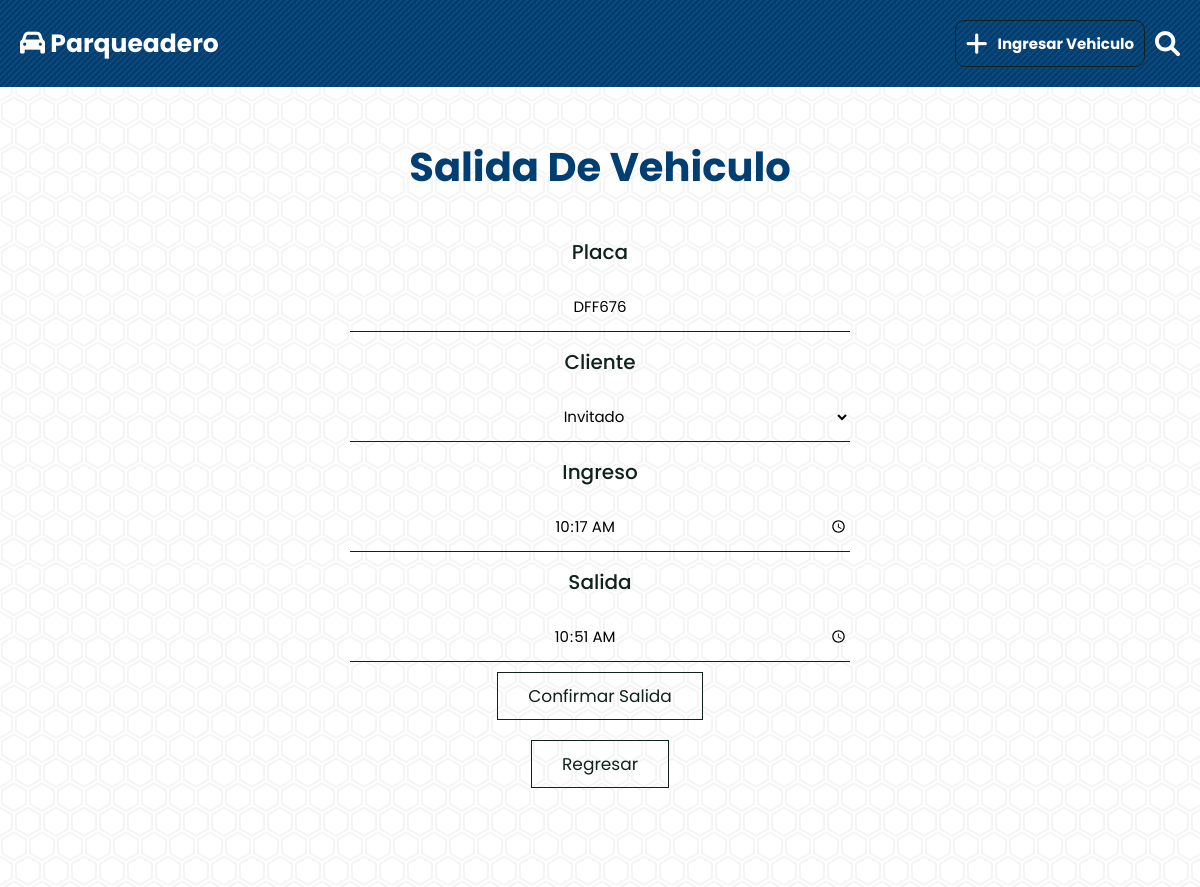
Screenshot of /salida?placa=DFF676 with the database file from the repository.
### tables this page shows
CREATE TABLE `registro` (
  `placa` varchar(20) NOT NULL,
  `tipoCliente` varchar(45) DEFAULT NULL,
  `tiempoAcumulado` int(10) DEFAULT NULL,
  `ingreso` varchar(20) DEFAULT NULL,
  `salida` varchar(20) DEFAULT NULL
);

### controllers/VehiculosController.php (called while the page is built, shortened)
<?php
class VehiculosController
{
    public static function salida(Router $router)
    {
        $placa = validarORedireccionar('/');
        $errores = Vehiculo::getErrores();
        $vehiculo = Vehiculo::find($placa);
        $router->render('vehiculos/salida', [
            'vehiculo' => $vehiculo,
            'errores' => $errores,
        ]);
    }
}

### public/index.php (called while the page is built, shortened)
<?php
$router = new Router();
$router->get('/', [PaginasController::class, 'index']);
$router->get('/ingresar', [VehiculosController::class, 'ingresar']);
$router->post('/ingresar', [VehiculosController::class, 'ingresar']);
$router->get('/editar', [VehiculosController::class, 'editar']);
$router->post('/editar', [VehiculosController::class, 'editar']);
$router->get('/salida', [VehiculosController::class, 'salida']);
$router->post('/salida', [VehiculosController::class, 'salida']);
$router->comprobarRutas();

### includes/funciones.php (called while the page is built, shortened)
<?php
function s($html): string
{
    $s = htmlspecialchars($html);
    return $s;
}
function validarORedireccionar(string $url)
{
    $placa = $_GET['placa'];
    return $placa;
}

### models/ActiveRecord.php (called while the page is built, shortened)
<?php
class ActiveRecord
{
    protected static $db;
    protected static $tabla = '';
    public static function setDB($database)
    {
        self::$db = $database;
    }
    public static function find($placa)
    {
        $query = "SELECT * FROM " . static::$tabla . " WHERE placa = '${placa}'";
        $resultado = self::consultarSQL($query);
        return array_shift($resultado);
    }
    public static function consultarSQL($query)
    {
        $resultado = self::$db->query($query);
        $array = [];
        while ($registro = $resultado->fetch_assoc()) {
            $array[] = static::crearObjeto($registro);
        }
        return $array;
    }
    protected static function crearObjeto($registro)
    {
        $objeto = new static;
        foreach ($registro as $key => $value) {
            if (property_exists($objeto, $key)) {
                $objeto->$key = $value;
            }
        }
        return $objeto;
    }
}

### views/vehiculos/salida.php (the view, shortened to what this page needs)
<main class="contenedor">
    <section class="fondo">
        <h2 class="encabezadoCRUD">Salida de Vehiculo</h2>
        <form class="formulario" method="POST">
            <fieldset>
                <div class="caja">
                    <label for="placa">placa</label>
                    <input type="text" name="placa" id="placa" placeholder="Placa" value="<?php echo s($vehiculo->placa); ?>">
                </div>
                <div class="caja">
                    <label for="tipoCliente">Cliente</label>
                    <select name="tipoCliente" id="tipoCliente">
                        <option value="<?php echo $vehiculo->tipoCliente ?>" selected><?php echo $vehiculo->tipoCliente ?></option>
                    </select>
                </div>
                <div class="caja">
                    <label for="ingreso">ingreso</label>
                    <input type="time" name="ingreso" id="ingreso" value="<?php echo $vehiculo->ingreso ?>">
                </div>
                <div class="caja">
                    <label for="salida">salida</label>
                    <input type="time" name="salida" id="salida" value="<?php echo date('H:i'); ?>" min= "<?php echo date('Y-m-d', $time) . 'T' . date('H:i', $time); ?>">
                </div>
            </fieldset>
            <div class="lista-botones">
                <input type="submit" value="Confirmar Salida" class="btn">
                <a class="btn" href="/" >regresar</a>
            </div>
        </form>
    </section>
</main>

### public/style/style.css (style rules this page uses)
body { min-height: 100vh; padding: 0; background-color: #013e72; }
.lista-botones { display: flex; flex-direction: column; align-items: center; justify-content: center; flex-wrap: wrap; }
.fondo { min-height: 100vh; background-color: #ffffff; }
.encabezadoCRUD { margin: 2rem 0 2.5rem 0; font-weight: 700; color: #013e72; text-align: center; font-size: 4rem; }
.caja { flex-direction: column; display: flex; align-items: center; justify-content: space-between; }
.caja label { font-weight: 500; font-size: 2rem; color: #10221b; text-align: center; margin: 1.5rem 0; }
.caja input, .caja select { text-transform: none; text-align: center; font-size: 1.5rem; display: block; width: 50rem; border-bottom: 1px solid #10221b; min-height: 5rem; background-color: transparent; }
* { font-family: "Poppins", sans-serif; }
* { font-family: "Poppins", sans-serif; margin: 0; padding: 0; box-sizing: border-box; outline: none; border: none; text-decoration: none; text-transform: capitalize; transition: 0.2s linear; }
html { font-size: 62.5%; overflow-x: hidden; scroll-behavior: smooth; scroll-padding-top: 5rem; }
section { padding: 5rem 9%; }
.btn { margin-top: 1rem; display: inline-block; border: 1px solid #10221b; color: #10221b; cursor: pointer; background: none; font-size: 1.7rem; padding: 1rem 3rem; margin: 1rem auto; }
@media (max-width: 1200px) { section { padding: 3rem 2rem; } }

### rows the page displays
registro: placa "DFF676", tipoCliente "Invitado", ingreso "10:17"
